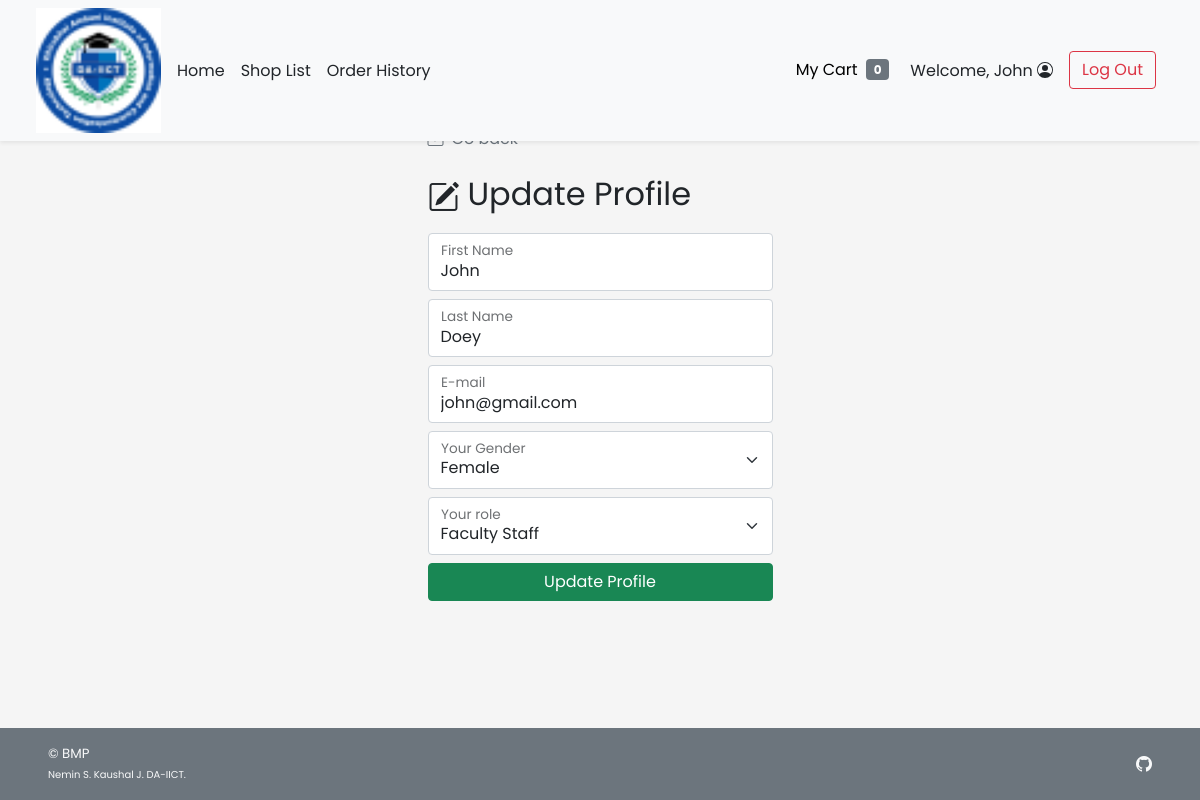
/cust_update_profile.php (signed in), run on the app's committed database.
### tables this page shows
CREATE TABLE `customer` (
  `c_id` int(11) NOT NULL,
  `c_username` varchar(45) NOT NULL,
  `c_pwd` varchar(45) NOT NULL,
  `c_firstname` varchar(45) NOT NULL,
  `c_lastname` varchar(45) NOT NULL,
  `c_email` varchar(100) NOT NULL,
  `c_gender` varchar(1) NOT NULL COMMENT 'M for Male, F for Female',
  `c_type` varchar(3) NOT NULL COMMENT 'Type of customer in this canteen (STD for student, INS for instructor, STF for staff, GUE for guest, ADM for admin, OTH for other)'
);

### cust_update_profile.php (the view, shortened to what this page needs)
<!DOCTYPE html>
<html lang="en">
<head>
    <?php
        include("conn_db.php");
        include('head.php');
    ?>
    <link href="css/main.css" rel="stylesheet">
    <link href="css/login.css" rel="stylesheet">
</head>
<body class="d-flex flex-column h-100">
    <?php include('nav_header.php')?>
    <div class="container form-signin mt-auto w-50">
        <a class="nav nav-item text-decoration-none text-muted" href="#" onclick="history.back();">
        </a>
        <?php
            $query = "SELECT c_firstname,c_lastname,c_email,c_gender,c_type FROM customer WHERE c_id = {$_SESSION['cid']} LIMIT 0,1";
            $result = $mysqli ->query($query);
            $row = $result -> fetch_array();
        ?>
        <form method="POST" action="cust_update_profile.php" class="form-floating">
            <h2 class="mt-4 mb-3 fw-normal text-bold"><i class="bi bi-pencil-square me-2"></i>Update Profile</h2>
            <div class="form-floating mb-2">
                <input type="text" class="form-control" id="firstname" placeholder="First Name" name="firstname"
                value="<?php echo $row["c_firstname"];?>" required>
                <label for="firstname">First Name</label>
            </div>
            <div class="form-floating mb-2">
                <input type="text" class="form-control" id="lastname" placeholder="Last Name" value="<?php echo $row["c_lastname"];?>" name="lastname" required>
                <label for="lastname">Last Name</label>
            </div>
            <div class="form-floating mb-2">
                <input type="email" class="form-control" id="email" placeholder="E-mail" name="email" value="<?php echo $row["c_email"];?>" required>
                <label for="email">E-mail</label>
            </div>
            <div class="form-floating">
                <select class="form-select mb-2" id="gender" name="gender">
                    <option value="F" <?php if($row["c_gender"]=="F"){echo "selected";}?>>Female</option>
                </select>
                <label for="gender">Your Gender</label>
            </div>
            <div class="form-floating">
                <select class="form-select mb-2" id="type" name="type">
                    <option value="STF" <?php if($row["c_type"]=="STF"){echo "selected";}?>>Faculty Staff</option>
                </select>
                <label for="gender">Your role</label>
            </div>
            <button class="w-100 btn btn-success mb-3" name="upd_confirm" type="submit">Update Profile</button>
        </form>
    </div>
    <footer
        class="footer d-flex flex-wrap justify-content-between align-items-center px-5 py-3 mt-auto bg-secondary text-light">
        <span class="smaller-font">&copy; BMP<br /><span class="xsmall-font">Nemin S. Kaushal J.
                DA-IICT.</span></span>
        <ul class="nav justify-content-end list-unstyled d-flex">
            <li class="ms-3"><a class="text-light" target="_blank" href="https://github.com/Kaushal199/CMS_BMP/"><i
                        class="bi bi-github"></i></a></li>
        </ul>
    </footer>
</body>
</html>

### css/main.css (style rules this page uses)
html { height: 100%; }
body { height: 100%; padding-top: 4rem; margin-bottom: -50px; font-family: 'Poppins', 'Noto Sans Thai', sans-serif; }
a { cursor: pointer; }
.bi { vertical-align: -.125em; fill: currentColor; }
.smaller-font { font-size: smaller; }
.xsmall-font { font-size: x-small; }

### css/login.css (style rules this page uses)
html, body { height: 100%; font-family: 'Poppins', 'Noto Sans Thai', sans-serif; }
body { background-color: #f5f5f5; padding-top: 4rem; margin-bottom: -50px; }
.form-signin { width: 100%; max-width: 375px; padding: 15px; margin: auto; }
.smaller-font { font-size: smaller; }
.xsmall-font { font-size: x-small; }

### data on the page
customer: firstname "John", lastname "Doey", email "john@gmail.com", gender "Female", type "Faculty Staff"

### other printed values
$_SESSION['firstname'] "John"
